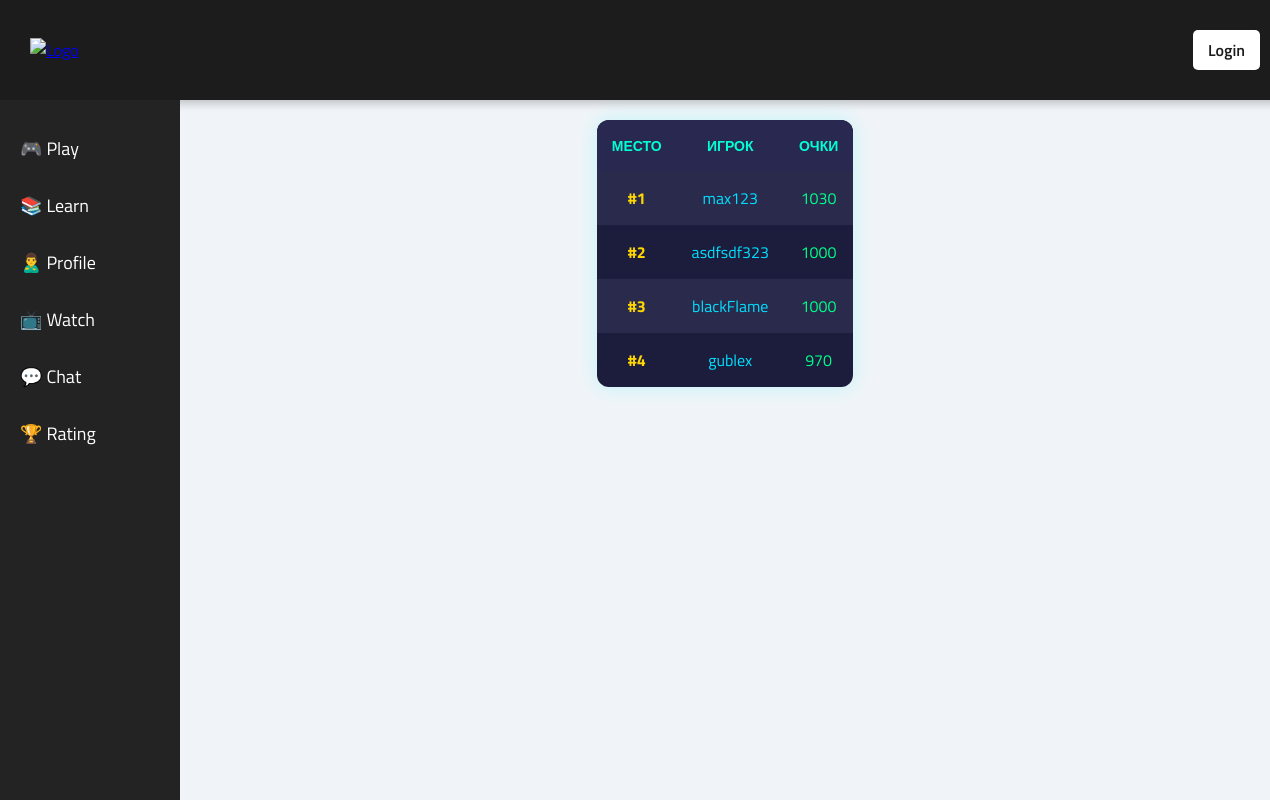
Before: /rating/ with the older database file.
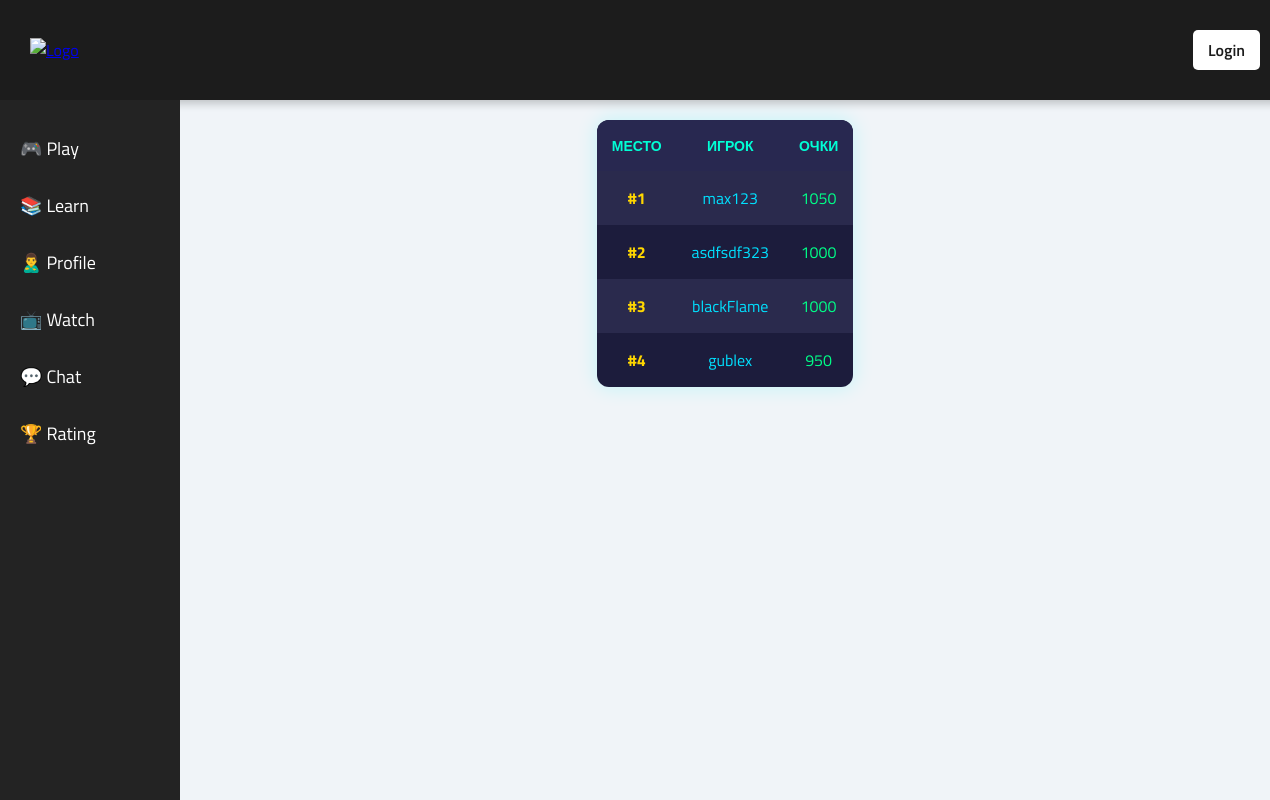
After: the same page with the newer database file.
### baseapp/models.py (models this page shows, shortened)
class Rating(models.Model):
    user = models.OneToOneField(User, on_delete=models.CASCADE, related_name='rating')
    score = models.IntegerField(default=1000)
    class Meta:
        ordering = ['-score']

### baseapp/views.py (the view)
# urls.py: path('rating/', views.ratingPage, name="rating"),
def ratingPage(request):
    ratings = Rating.objects.all().order_by('-score')  # Предполагается, что поле 'score' содержит очки
    context = {
        'ratings': ratings,
    }
    return render(request, 'baseapp/rating.html', context)

### baseapp/templates/baseapp/rating.html (shortened to what this page needs)
{% extends 'main.html' %}
{% block content %}
<div>
    <table>
        <tr>
            <th>Место</th>
            <th>Игрок</th>
            <th>Очки</th>
        </tr>
        {% for player in ratings %}
        <tr>
            <td class="rank">#{{ forloop.counter }}</td>
            <td class="username">{{ player.user.username }}</td>
            <td class="score">{{ player.score }}</td>
        </tr>
        {% endfor %}
    </table>
</div>
{% endblock content %}

Changed rows visible on the page:
changed Rating "max123": score "1030" → "1050"
changed Rating "gublex": score "970" → "950"
